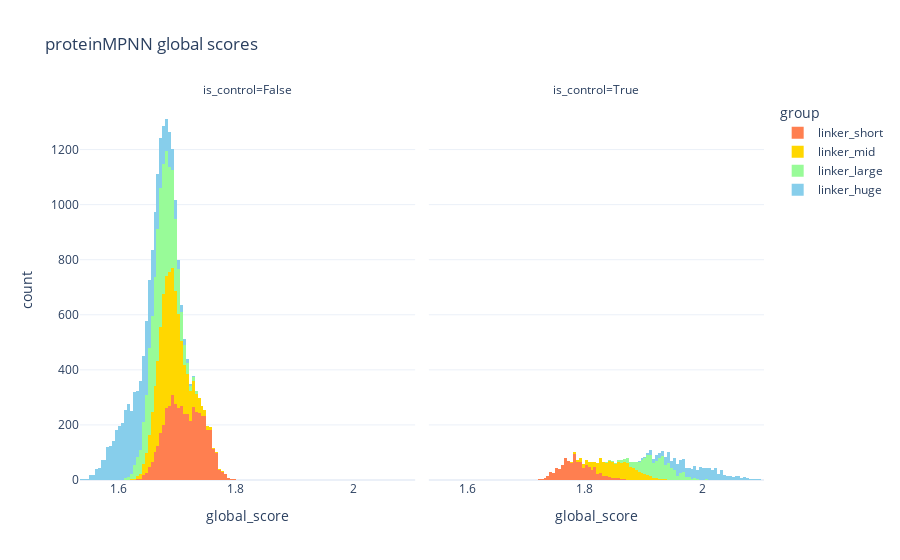
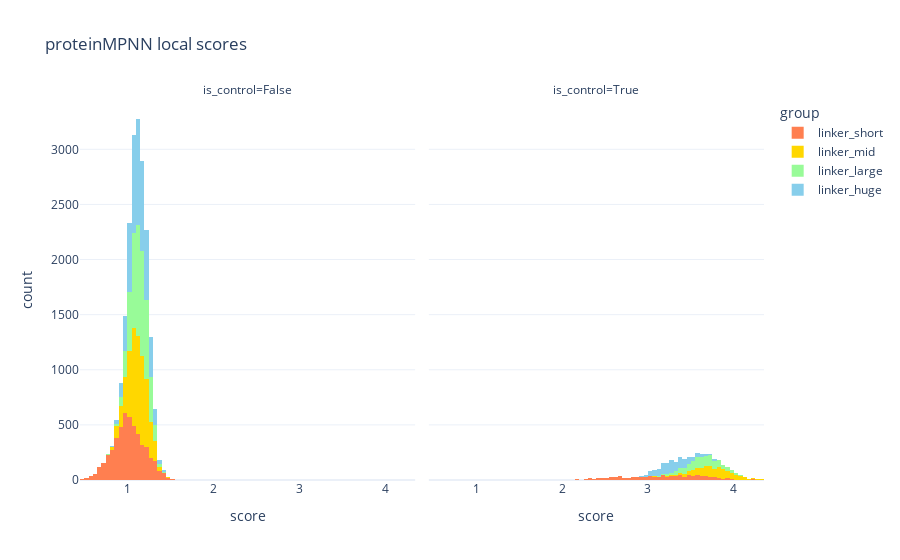

Notebook source saved alongside these figures, in order:
### Code cell
import pandas as pd
from pathlib import Path
import plotly.express as px
px.defaults.template = "plotly_white"

dfs = []
for path in Path('designs').glob('linker_*'):
    if not path.is_dir():
        continue
    df = seqs2df(seq_folder=path/'seqs')
    df['group'] = path.stem
    dfs.append(df)

df = pd.concat(dfs, ignore_index=True).sort_values('global_score').copy()

px.histogram(df, 'global_score', color='group', facet_col='is_control', 
            title='proteinMPNN global scores',
             category_orders={'group': 'linker_short linker_mid linker_large linker_huge'.split()},
             color_discrete_map= {'linker_short': 'coral', 
                                  'linker_mid': 'gold',
                                  'linker_large': 'palegreen',
                                  'linker_huge': 'skyblue'}
            ).show()

px.histogram(df, 'score', color='group', facet_col='is_control', 
            title='proteinMPNN local scores',
             category_orders={'group': 'linker_short linker_mid linker_large linker_huge'.split()},
             color_discrete_map= {'linker_short': 'coral', 
                                  'linker_mid': 'gold',
                                  'linker_large': 'palegreen',
                                  'linker_huge': 'skyblue'}
            ).show()

### Figure 1 — Plotly figure (JSON) as saved in the notebook; plotly's stock layout.template omitted (floating-point values rounded to 4 significant figures; data arrays with more than 128 entries replaced by an {"elided": "..."} marker saying what was removed)
{"data": [{"alignmentgroup": "True", "bingroup": "x", "hovertemplate": "group=linker_short<br>is_control=False<br>global_score=%{x}<br>count=%{y}<extra></extra>", "legendgroup": "linker_short", "marker": {"color": "coral", "pattern": {"shape": ""}}, "name": "linker_short", "offsetgroup": "linker_short", "orientation": "v", "showlegend": true, "type": "histogram", "x": {"elided": "5000 float values"}, "xaxis": "x", "yaxis": "y"}, {"alignmentgroup": "True", "bingroup": "x", "hovertemplate": "group=linker_short<br>is_control=True<br>global_score=%{x}<br>count=%{y}<extra></extra>", "legendgroup": "linker_short", "marker": {"color": "coral", "pattern": {"shape": ""}}, "name": "linker_short", "offsetgroup": "linker_short", "orientation": "v", "showlegend": false, "type": "histogram", "x": {"elided": "1000 float values"}, "xaxis": "x2", "yaxis": "y2"}, {"alignmentgroup": "True", "bingroup": "x", "hovertemplate": "group=linker_mid<br>is_control=False<br>global_score=%{x}<br>count=%{y}<extra></extra>", "legendgroup": "linker_mid", "marker": {"color": "gold", "pattern": {"shape": ""}}, "name": "linker_mid", "offsetgroup": "linker_mid", "orientation": "v", "showlegend": true, "type": "histogram", "x": {"elided": "5000 float values"}, "xaxis": "x", "yaxis": "y"}, {"alignmentgroup": "True", "bingroup": "x", "hovertemplate": "group=linker_mid<br>is_control=True<br>global_score=%{x}<br>count=%{y}<extra></extra>", "legendgroup": "linker_mid", "marker": {"color": "gold", "pattern": {"shape": ""}}, "name": "linker_mid", "offsetgroup": "linker_mid", "orientation": "v", "showlegend": false, "type": "histogram", "x": {"elided": "1000 float values"}, "xaxis": "x2", "yaxis": "y2"}, {"alignmentgroup": "True", "bingroup": "x", "hovertemplate": "group=linker_large<br>is_control=False<br>global_score=%{x}<br>count=%{y}<extra></extra>", "legendgroup": "linker_large", "marker": {"color": "palegreen", "pattern": {"shape": ""}}, "name": "linker_large", "offsetgroup": "linker_large", "orientation": "v", "showlegend": true, "type": "histogram", "x": {"elided": "5000 float values"}, "xaxis": "x", "yaxis": "y"}, {"alignmentgroup": "True", "bingroup": "x", "hovertemplate": "group=linker_large<br>is_control=True<br>global_score=%{x}<br>count=%{y}<extra></extra>", "legendgroup": "linker_large", "marker": {"color": "palegreen", "pattern": {"shape": ""}}, "name": "linker_large", "offsetgroup": "linker_large", "orientation": "v", "showlegend": false, "type": "histogram", "x": {"elided": "1000 float values"}, "xaxis": "x2", "yaxis": "y2"}, {"alignmentgroup": "True", "bingroup": "x", "hovertemplate": "group=linker_huge<br>is_control=False<br>global_score=%{x}<br>count=%{y}<extra></extra>", "legendgroup": "linker_huge", "marker": {"color": "skyblue", "pattern": {"shape": ""}}, "name": "linker_huge", "offsetgroup": "linker_huge", "orientation": "v", "showlegend": true, "type": "histogram", "x": {"elided": "4995 float values"}, "xaxis": "x", "yaxis": "y"}, {"alignmentgroup": "True", "bingroup": "x", "hovertemplate": "group=linker_huge<br>is_control=True<br>global_score=%{x}<br>count=%{y}<extra></extra>", "legendgroup": "linker_huge", "marker": {"color": "skyblue", "pattern": {"shape": ""}}, "name": "linker_huge", "offsetgroup": "linker_huge", "orientation": "v", "showlegend": false, "type": "histogram", "x": {"elided": "999 float values"}, "xaxis": "x2", "yaxis": "y2"}], "layout": {"annotations": [{"font": {}, "showarrow": false, "text": "is_control=False", "x": 0.245, "xanchor": "center", "xref": "paper", "y": 1, "yanchor": "bottom", "yref": "paper"}, {"font": {}, "showarrow": false, "text": "is_control=True", "x": 0.755, "xanchor": "center", "xref": "paper", "y": 1, "yanchor": "bottom", "yref": "paper"}], "autosize": true, "barmode": "relative", "legend": {"title": {"text": "group"}, "tracegroupgap": 0}, "title": {"text": "proteinMPNN global scores"}, "xaxis": {"anchor": "y", "autorange": true, "domain": [0, 0.49], "range": [1.535, 2.105], "title": {"text": "global_score"}, "type": "linear"}, "xaxis2": {"anchor": "y2", "autorange": true, "domain": [0.51, 1], "matches": "x", "range": [1.535, 2.105], "title": {"text": "global_score"}, "type": "linear"}, "yaxis": {"anchor": "x", "autorange": true, "domain": [0, 1], "range": [0, 1380], "title": {"text": "count"}}, "yaxis2": {"anchor": "x2", "autorange": true, "domain": [0, 1], "matches": "y", "range": [0, 1380], "showticklabels": false}}}

### Figure 2 — Plotly figure (JSON) as saved in the notebook; plotly's stock layout.template omitted (floating-point values rounded to 4 significant figures; data arrays with more than 128 entries replaced by an {"elided": "..."} marker saying what was removed)
{"data": [{"alignmentgroup": "True", "bingroup": "x", "hovertemplate": "group=linker_short<br>is_control=False<br>score=%{x}<br>count=%{y}<extra></extra>", "legendgroup": "linker_short", "marker": {"color": "coral", "pattern": {"shape": ""}}, "name": "linker_short", "offsetgroup": "linker_short", "orientation": "v", "showlegend": true, "type": "histogram", "x": {"elided": "5000 float values"}, "xaxis": "x", "yaxis": "y"}, {"alignmentgroup": "True", "bingroup": "x", "hovertemplate": "group=linker_short<br>is_control=True<br>score=%{x}<br>count=%{y}<extra></extra>", "legendgroup": "linker_short", "marker": {"color": "coral", "pattern": {"shape": ""}}, "name": "linker_short", "offsetgroup": "linker_short", "orientation": "v", "showlegend": false, "type": "histogram", "x": {"elided": "1000 float values"}, "xaxis": "x2", "yaxis": "y2"}, {"alignmentgroup": "True", "bingroup": "x", "hovertemplate": "group=linker_mid<br>is_control=False<br>score=%{x}<br>count=%{y}<extra></extra>", "legendgroup": "linker_mid", "marker": {"color": "gold", "pattern": {"shape": ""}}, "name": "linker_mid", "offsetgroup": "linker_mid", "orientation": "v", "showlegend": true, "type": "histogram", "x": {"elided": "5000 float values"}, "xaxis": "x", "yaxis": "y"}, {"alignmentgroup": "True", "bingroup": "x", "hovertemplate": "group=linker_mid<br>is_control=True<br>score=%{x}<br>count=%{y}<extra></extra>", "legendgroup": "linker_mid", "marker": {"color": "gold", "pattern": {"shape": ""}}, "name": "linker_mid", "offsetgroup": "linker_mid", "orientation": "v", "showlegend": false, "type": "histogram", "x": {"elided": "1000 float values"}, "xaxis": "x2", "yaxis": "y2"}, {"alignmentgroup": "True", "bingroup": "x", "hovertemplate": "group=linker_large<br>is_control=False<br>score=%{x}<br>count=%{y}<extra></extra>", "legendgroup": "linker_large", "marker": {"color": "palegreen", "pattern": {"shape": ""}}, "name": "linker_large", "offsetgroup": "linker_large", "orientation": "v", "showlegend": true, "type": "histogram", "x": {"elided": "5000 float values"}, "xaxis": "x", "yaxis": "y"}, {"alignmentgroup": "True", "bingroup": "x", "hovertemplate": "group=linker_large<br>is_control=True<br>score=%{x}<br>count=%{y}<extra></extra>", "legendgroup": "linker_large", "marker": {"color": "palegreen", "pattern": {"shape": ""}}, "name": "linker_large", "offsetgroup": "linker_large", "orientation": "v", "showlegend": false, "type": "histogram", "x": {"elided": "1000 float values"}, "xaxis": "x2", "yaxis": "y2"}, {"alignmentgroup": "True", "bingroup": "x", "hovertemplate": "group=linker_huge<br>is_control=False<br>score=%{x}<br>count=%{y}<extra></extra>", "legendgroup": "linker_huge", "marker": {"color": "skyblue", "pattern": {"shape": ""}}, "name": "linker_huge", "offsetgroup": "linker_huge", "orientation": "v", "showlegend": true, "type": "histogram", "x": {"elided": "4995 float values"}, "xaxis": "x", "yaxis": "y"}, {"alignmentgroup": "True", "bingroup": "x", "hovertemplate": "group=linker_huge<br>is_control=True<br>score=%{x}<br>count=%{y}<extra></extra>", "legendgroup": "linker_huge", "marker": {"color": "skyblue", "pattern": {"shape": ""}}, "name": "linker_huge", "offsetgroup": "linker_huge", "orientation": "v", "showlegend": false, "type": "histogram", "x": {"elided": "999 float values"}, "xaxis": "x2", "yaxis": "y2"}], "layout": {"annotations": [{"font": {}, "showarrow": false, "text": "is_control=False", "x": 0.245, "xanchor": "center", "xref": "paper", "y": 1, "yanchor": "bottom", "yref": "paper"}, {"font": {}, "showarrow": false, "text": "is_control=True", "x": 0.755, "xanchor": "center", "xref": "paper", "y": 1, "yanchor": "bottom", "yref": "paper"}], "autosize": true, "barmode": "relative", "legend": {"title": {"text": "group"}, "tracegroupgap": 0}, "title": {"text": "proteinMPNN local scores"}, "xaxis": {"anchor": "y", "autorange": true, "domain": [0, 0.49], "range": [0.45, 4.35], "title": {"text": "score"}, "type": "linear"}, "xaxis2": {"anchor": "y2", "autorange": true, "domain": [0.51, 1], "matches": "x", "range": [0.45, 4.35], "title": {"text": "score"}, "type": "linear"}, "yaxis": {"anchor": "x", "autorange": true, "domain": [0, 1], "range": [0, 3447.0], "title": {"text": "count"}}, "yaxis2": {"anchor": "x2", "autorange": true, "domain": [0, 1], "matches": "y", "range": [0, 3447.0], "showticklabels": false}}}
